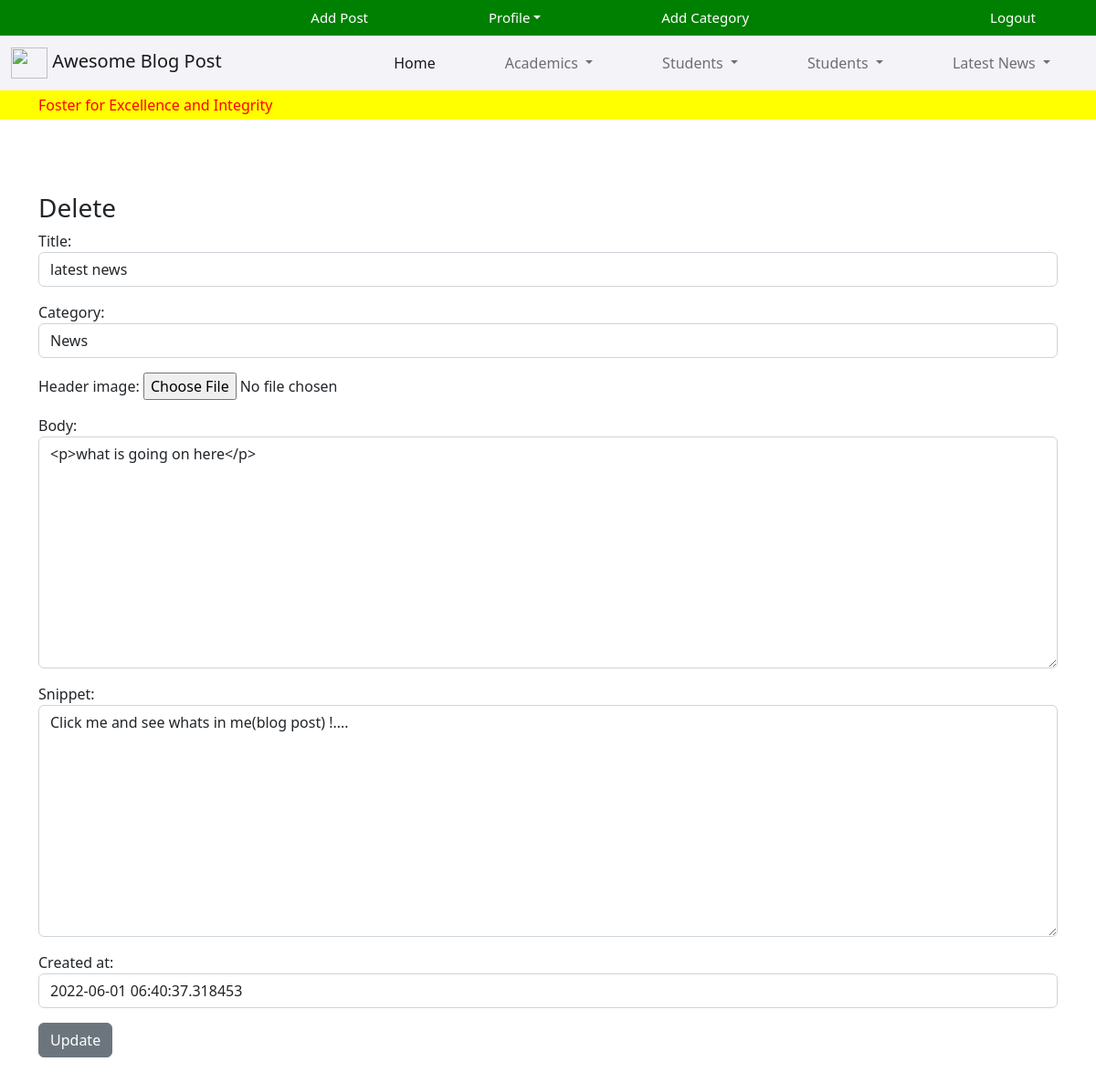
The app's page /article/edit/31 (signed in) with its own data.
### theblog/models.py (models this page shows, shortened)
class Post(models.Model):
    title = models.CharField(max_length=200)
    header_image = models.ImageField(null=True, blank=True, upload_to="images/")
    snippet = models.CharField(max_length=500)
    author = models.ForeignKey(User, on_delete=models.CASCADE)
    body = RichTextUploadingField(blank=True, null=True)
    created_at = models.DateTimeField(default=datetime.now, blank=True)
    category = models.CharField(max_length=200, default='Testing')
    likes = models.ManyToManyField(User, related_name='blog_bost')
    class Meta:
        verbose_name_plural = "Posts"

### theblog/views.py (the view)
# urls.py: path('article/edit/<int:pk>', UpdatePostView.as_view(), name="update_post"),
class UpdatePostView(UpdateView):
    model = Post
    form_class = PostForm
    template_name = 'update_post.html'

### theblog/forms.py
class   PostForm(forms.ModelForm):
    class Meta:
        model = Post
        fields = ('title', 'author','category','header_image',  'body' , 'snippet', 'created_at')
        widgets = {
            'title' : forms.TextInput(attrs={'class' : 'form-control'}),
            'author' : forms.TextInput(attrs={'class' : 'form-control','value':'', 'id':'admin', 'type':'hidden'}),
            'category' : forms.Select(choices = choice_list , attrs={'class' : 'form-control'}),
            'body' : forms.Textarea(attrs={'class' : 'form-control'}),
            'snippet' : forms.Textarea(attrs={'class' : 'form-control'}),
            'created_at' : forms.TextInput(attrs={'class' : 'form-control'}),
        }

### theblog/templates/update_post.html (shortened to what this page needs)
{% extends 'base.html' %}
{% block content %}
<br><br>
{% if user.is_authenticated %}
    {% if user.id == post.author.id %}
    <h3>Delete</h3>
    <div class="form-group">
        <form method="POST">
            {{ form.as_p }}
            <button class="btn btn-secondary"> Update</button>
{% else %}
            <strong>You are not allowed here (And you Know it!!)</strong>
        </form>
    </div>
    {% endif %}
{% endif %}
    </form>
</div>
{% endblock %}

### records on screen
Post: title "latest news", category "News", body "<p>what is going on here</p>", snippet "Click me and see whats in me(blog post) !....", created_at "2022-06-01 06:40:37.318453"
